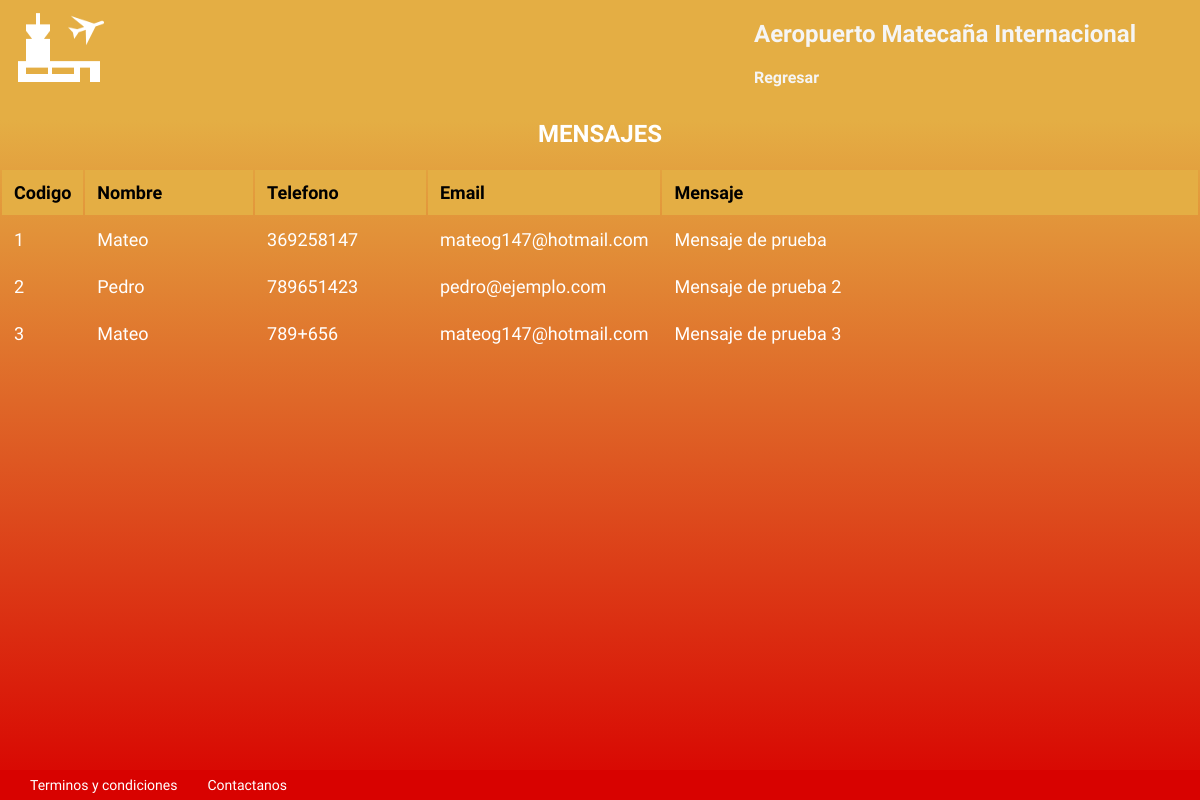
Page /vermensajes/ (signed in) on the committed database.
### tables this page shows
CREATE TABLE mensajes (codigo INTEGER PRIMARY KEY AUTOINCREMENT, nombre VARCHAR (50), telefono VARCHAR (50), email VARCHAR (80), mensaje VARCHAR (200));

### app.py (the view)
@app.route('/vermensajes/')
def listarMensaje():
    if session['perfil']!='A':
        return render_template('error.html',mensaje='Acseso no permitido')
    else:
        try:
            sql = f"SELECT * FROM mensajes"
            dat = cargardatos(sql)
            if len(dat)==0:
                msg ='No hay mensajes registrados'
                print(msg)
            else:
                msg = 'Ok'
        except Exception:
            msg = 'ERROR: Por favor intente luego'
            print(Exception)
        if msg == 'Ok':
            return render_template('verMensajes.html',mensajes=dat)
        else:
            return render_template('error.html',mensaje=msg)

### bd.py (called while the page is built)
def cargardatos(sql) ->list:
    try:
        with sqlite3.connect(URL_DB) as conec:
            cur = conec.cursor()
            res = cur.execute(sql).fetchall()
    except Exception:
        res = None
    return res

### templates/verMensajes.html (shortened to what this page needs)
<!DOCTYPE html>
<html lang="es">
<head>
<link rel="stylesheet" href='{{ url_for("static", filename="css/style.css") }}'>
</head>
<body>
<header class="header">
<img class="header__img" src='{{ url_for("static", filename="media/icons8-aeropuerto-100.png") }}' alt="Logo" />
<div>
    <h2 class="header__title"><a href="/home/">Aeropuerto Matecaña Internacional</a> </h2>
    <a href="/madmin/">Regresar</a>
</div>
</header>
</body>
<section class="wkarea">
<center><h2 style="color: white;" class="login__title">MENSAJES</h2></center>
<table id="myTable">
<tr class="header1">
    <th style="width: 5%;">Codigo</th>
    <th style="width:15%;">Nombre</th>
    <th style="width:15%;">Telefono</th>
    <th style="width:15%;">Email</th>
    <th style="width:50%;">Mensaje</th>
</tr>
{% for dat in mensajes %}
<tr>
    <td style="width:5%;">{{dat[0]}}</td>
    <td style="width:15%;">{{dat[1]}}</td>
    <td style="width:15%;">{{dat[2]}}</td>
    <td style="width:15%;">{{dat[3]}}</td>
    <td style="width:50%;">{{dat[4]}}</td>
</tr>
{% endfor %}
</table>
</section>
<body>
<footer class="footer">
    <a href="/terminos">Terminos y condiciones </a>
    <a href="/contactanos">Contactanos</a>
</footer>
</body>
</html>

### static/css/style.css (style rules this page uses)
body { margin: 0; padding: 0; font-family: 'Mulish', sans-serif; }
.header { width: 100%; min-height: 90px; background-color:#e4ae44; display: flex; justify-content: space-between; padding-bottom: 10px; }
.header__img { width: 100px; margin-top: 10px; margin-left: 10px; }
.header__title { color: whitesmoke; padding-right: 2rem; font-family: 'Mulish', sans-serif; font-weight: bold; }
.header a { color: whitesmoke; padding-right: 2rem; font-family: 'Mulish', sans-serif; font-weight: bold; text-decoration: none; }
.header__title a { color: whitesmoke; padding-right: 2rem; font-family: 'Mulish', sans-serif; font-weight: bold; text-decoration: none; }
::placeholder { color:white }
.footer { display: flex; align-items: center; height: 100px; width: 100%; background-color: #d80200; }
.footer a { color: white; font-size: 14px; cursor: pointer; padding-left: 30px; text-decoration: none; }

### templates/verMensajes.html (style rules this page uses)
body { background: #e4ae44; }
.header { width : 100% !important; height : 10vh !important; }
.footer { width : 100% !important; height : 30px !important; position : fixed !important; bottom :0px ; left :0px; }
.wkarea { width : 100%; min-height : 85vh; background: linear-gradient(#e4ae44,#d80200); }
#myTable { width: 100%; font-size: 18px; box-sizing: border-box; }
#myTable td { color: white; }
#myTable th, #myTable td { text-align: left; padding: 12px; overflow: hidden; }
#myTable tr.header1, #myTable tr:hover { background-color: #e4ae44; }
.login__title { background-color: linear-gradient(rgba(227,162,63), rgba(228,174,68)); }

### rows in the picture
mensajes: codigo "1", nombre "Mateo", telefono "369258147", email "mateog147@hotmail.com", mensaje "Mensaje de prueba"
mensajes: codigo "2", nombre "Pedro", telefono "789651423", email "pedro@ejemplo.com", mensaje "Mensaje de prueba 2"
mensajes: codigo "3", nombre "Mateo", telefono "789+656", email "mateog147@hotmail.com", mensaje "Mensaje de prueba 3"
